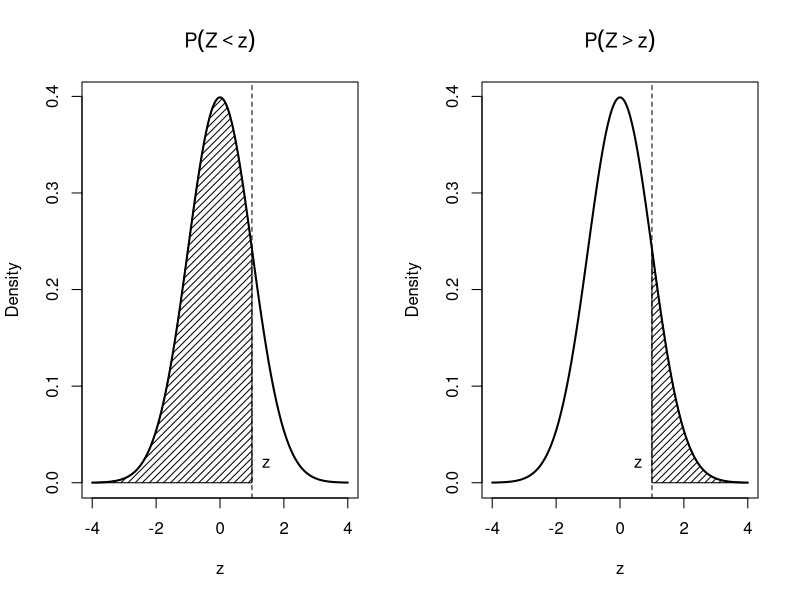

Here is the R script that generated this plot:
pdf("normal_tail_probabilities.pdf", width = 6.5, height = 3.5)

par(mfrow = c(1, 2))

x <- seq(-4, 4, length = 1000)
y <- dnorm(x)

z <- 1

# ---- P(Z < z)
plot(x, y,
    type = "l",
    lwd = 2,
    xlab = "z",
    ylab = "Density",
    main = expression(P(Z < z)))

x_fill <- seq(-4, z, length = 500)
y_fill <- dnorm(x_fill)

polygon(c(-4, x_fill, z),
        c(0, y_fill, 0),
        density = 20)

abline(v = z, lty = 2)
text(z, 0.02, "z", pos = 4)


# ---- P(Z > z)
plot(x, y,
    type = "l",
    lwd = 2,
    xlab = "z",
    ylab = "Density",
    main = expression(P(Z > z)))

x_fill <- seq(z, 4, length = 500)
y_fill <- dnorm(x_fill)

polygon(c(z, x_fill, 4),
        c(0, y_fill, 0),
        density = 20)

abline(v = z, lty = 2)
text(z, 0.02, "z", pos = 2)

dev.off()
